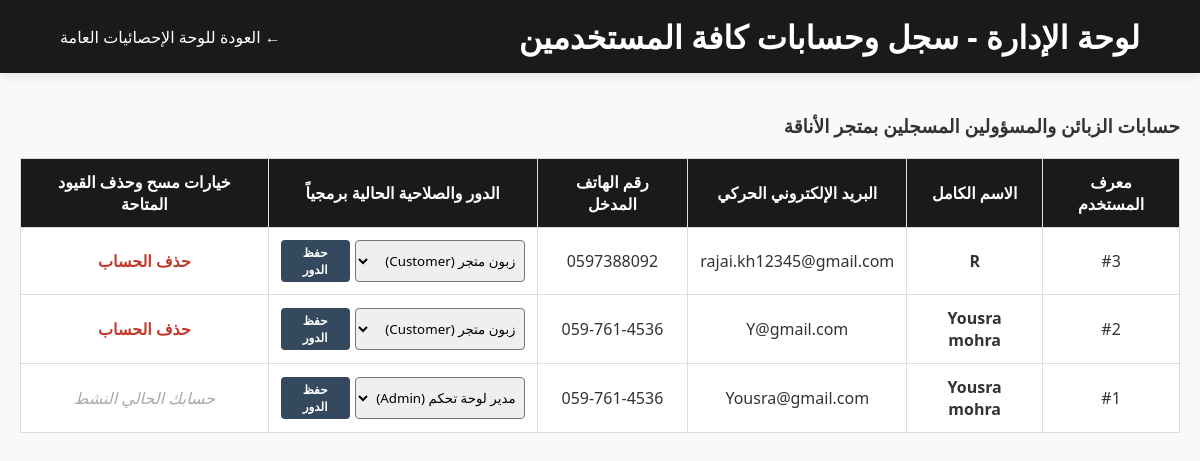
/admin_users.php (signed in), run on the app's committed database.
### tables this page shows
CREATE TABLE `users` (
  `user_id` int(11) NOT NULL,
  `full_name` varchar(100) NOT NULL,
  `email` varchar(100) NOT NULL,
  `password` varchar(255) NOT NULL,
  `phone` varchar(20) DEFAULT NULL,
  `address` text DEFAULT NULL,
  `role` enum('customer','admin') DEFAULT 'customer',
  `created_at` timestamp NOT NULL DEFAULT current_timestamp()
);

### config.php (called while the page is built, shortened)
<?php
function sanitize($data) {
    return htmlspecialchars(trim($data), ENT_QUOTES, 'UTF-8');
}
?>

### admin_users.php (the view, shortened to what this page needs)
<?php
include_once 'config.php';
$users = $pdo->query("SELECT user_id, full_name, email, role, phone FROM users ORDER BY user_id DESC")->fetchAll();
?>
<!DOCTYPE html>
<html lang="ar">
<head>
    <link rel="stylesheet" href="style.css">
</head>
<body>
<header>
    <h1>لوحة الإدارة - سجل وحسابات كافة المستخدمين</h1>
    <a href="admin_dashboard.php" style="color:#fff; text-decoration:none;">&larr; العودة للوحة الإحصائيات العامة</a>
</header>
<div class="container">
    <h3>حسابات الزبائن والمسؤولين المسجلين بمتجر الأناقة</h3>
    <table>
        <thead>
            <tr>
                <th>معرف المستخدم</th>
                <th>الاسم الكامل</th>
                <th>البريد الإلكتروني الحركي</th>
                <th>رقم الهاتف المدخل</th>
                <th>الدور والصلاحية الحالية برمجياً</th>
                <th>خيارات مسح وحذف القيود المتاحة</th>
            </tr>
        </thead>
        <tbody>
            <?php foreach($users as $u): ?>
                <tr>
                    <td>#<?php echo $u['user_id']; ?></td>
                    <td><b><?php echo sanitize($u['full_name']); ?></b></td>
                    <td><?php echo sanitize($u['email']); ?></td>
                    <td><?php echo sanitize($u['phone']); ?></td>
                    <td>
                        <form method="POST" style="display:inline-flex; gap:5px;">
                            <select name="role" style="padding:4px; border-radius:4px;">
                                <option value="customer" <?php if($u['role'] == 'customer') echo 'selected'; ?>>زبون متجر (Customer)</option>
                                <option value="admin" <?php if($u['role'] == 'admin') echo 'selected'; ?>>مدير لوحة تحكم (Admin)</option>
                            </select>
                            <button type="submit" name="change_role" class="btn" style="padding:4px 8px; font-size:0.75rem; background:#34495e; color:#fff;">حفظ الدور</button>
                        </form>
                    </td>
                    <td>
                        <?php if($u['user_id'] != $_SESSION['user_id']): ?>
                            <a href="admin_users.php?delete_user=<?php echo $u['user_id']; ?>" onclick="return confirm('هل تودين إتمام مسح حساب هذا المستخدم من المتجر؟');" style="color:var(--danger); text-decoration:none; font-weight:bold;">حذف الحساب</a>
                        <?php else: ?>
                            <span style="color:#aaa; font-style:italic;">حسابك الحالي النشط</span>
                        <?php endif; ?>
                    </td>
                </tr>
            <?php endforeach; ?>
        </tbody>
    </table>
</div>
</body>
</html>

### style.css (style rules this page uses)
:root { --primary-color: #1a1a1a; --accent-color: #c5a880; --bg-color: #f9f9f9; --text-color: #333; --card-bg: #ffffff; --success: #27ae60; --danger: #c0392b; }
* { box-sizing: border-box; margin: 0; padding: 0; font-family: 'Segoe UI', Tahoma, Geneva, Verdana, sans-serif; }
body { background-color: var(--bg-color); color: var(--text-color); direction: rtl; text-align: right; }
header { background-color: var(--primary-color); color: #fff; padding: 15px 5%; display: flex; justify-content: space-between; align-items: center; position: sticky; top: 0; z-index: 1000; box-shadow: 0 2px 10px rgba(0,0,0,0.1); }
.btn { background-color: var(--accent-color); color: var(--primary-color); padding: 12px 30px; border: none; text-decoration: none; font-weight: bold; border-radius: 4px; transition: 0.3s; cursor: pointer; }
.container { max-width: 1200px; margin: 40px auto; padding: 0 20px; }
table { width: 100%; border-collapse: collapse; margin-top: 20px; background: #fff; }
th, td { padding: 12px; border: 1px solid #ddd; text-align: center; }
th { background-color: var(--primary-color); color: #fff; }

### data on the page
users: user_id "3", full_name "R", email "rajai.kh12345@gmail.com", phone "0597388092", role "زبون متجر (Customer)"
users: user_id "2", full_name "Yousra mohra", email "Y@gmail.com", phone "059-761-4536", role "زبون متجر (Customer)"
users: user_id "1", full_name "Yousra mohra", email "Yousra@gmail.com", phone "059-761-4536", role "مدير لوحة تحكم (Admin)", shows "حسابك الحالي النشط"
